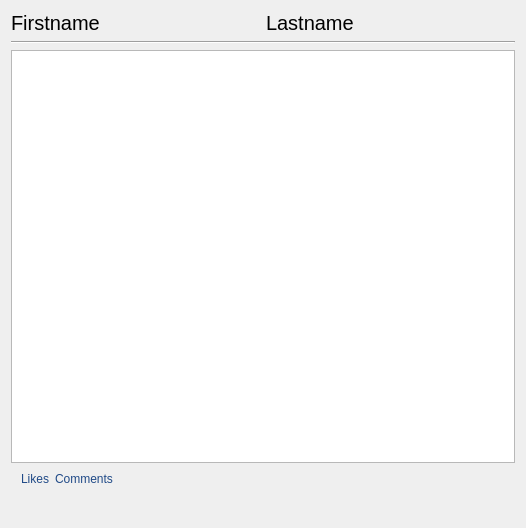
<?xml version="1.0" encoding="UTF-8"?>
<ui version="4.0">
 <class>post_component</class>
 <widget class="QWidget" name="post_component">
  <property name="geometry">
   <rect>
    <x>0</x>
    <y>0</y>
    <width>526</width>
    <height>528</height>
   </rect>
  </property>
  <property name="windowTitle">
   <string>Form</string>
  </property>
  <layout class="QVBoxLayout" name="verticalLayout">
   <item>
    <layout class="QHBoxLayout" name="horizontalLayout_3">
     <item>
      <widget class="QLabel" name="label_firstname">
       <property name="styleSheet">
        <string notr="true">font-size:15pt</string>
       </property>
       <property name="text">
        <string>Firstname</string>
       </property>
      </widget>
     </item>
     <item>
      <widget class="QLabel" name="label_lastname">
       <property name="styleSheet">
        <string notr="true">font-size:15pt</string>
       </property>
       <property name="text">
        <string>Lastname</string>
       </property>
      </widget>
     </item>
    </layout>
   </item>
   <item>
    <widget class="Line" name="line">
     <property name="orientation">
      <enum>Qt::Horizontal</enum>
     </property>
    </widget>
   </item>
   <item>
    <widget class="QPlainTextEdit" name="plainTextEdit">
     <property name="readOnly">
      <bool>true</bool>
     </property>
    </widget>
   </item>
   <item>
    <layout class="QHBoxLayout" name="horizontalLayout_2">
     <property name="leftMargin">
      <number>10</number>
     </property>
     <property name="rightMargin">
      <number>10</number>
     </property>
     <item>
      <widget class="QLabel" name="likes_label">
       <property name="styleSheet">
        <string notr="true">color:rgb(32, 74, 135)
</string>
       </property>
       <property name="text">
        <string>Likes</string>
       </property>
      </widget>
     </item>
     <item>
      <widget class="QLabel" name="comments_label">
       <property name="styleSheet">
        <string notr="true">color:rgb(32, 74, 135);
</string>
       </property>
       <property name="text">
        <string>Comments</string>
       </property>
      </widget>
     </item>
     <item>
      <spacer name="horizontalSpacer_2">
       <property name="orientation">
        <enum>Qt::Horizontal</enum>
       </property>
       <property name="sizeHint" stdset="0">
        <size>
         <width>40</width>
         <height>20</height>
        </size>
       </property>
      </spacer>
     </item>
    </layout>
   </item>
   <item>
    <layout class="QHBoxLayout" name="horizontalLayout">
     <item>
      <widget class="QPushButton" name="likeButton">
       <property name="text">
        <string/>
       </property>
       <property name="icon">
        <iconset resource="../resources/resources.qrc">
         <normaloff>:/images/like-empty.png</normaloff>:/images/like-empty.png</iconset>
       </property>
       <property name="iconSize">
        <size>
         <width>25</width>
         <height>25</height>
        </size>
       </property>
       <property name="flat">
        <bool>true</bool>
       </property>
      </widget>
     </item>
     <item>
      <widget class="QPushButton" name="commentButton">
       <property name="text">
        <string/>
       </property>
       <property name="icon">
        <iconset resource="../resources/resources.qrc">
         <normaloff>:/images/comment.png</normaloff>:/images/comment.png</iconset>
       </property>
       <property name="iconSize">
        <size>
         <width>25</width>
         <height>25</height>
        </size>
       </property>
       <property name="flat">
        <bool>true</bool>
       </property>
      </widget>
     </item>
     <item>
      <widget class="QPushButton" name="show_commentButton">
       <property name="styleSheet">
        <string notr="true"/>
       </property>
       <property name="text">
        <string/>
       </property>
       <property name="icon">
        <iconset resource="../resources/resources.qrc">
         <normaloff>:/images/eye.png</normaloff>:/images/eye.png</iconset>
       </property>
       <property name="iconSize">
        <size>
         <width>25</width>
         <height>24</height>
        </size>
       </property>
       <property name="flat">
        <bool>true</bool>
       </property>
      </widget>
     </item>
     <item>
      <spacer name="horizontalSpacer">
       <property name="orientation">
        <enum>Qt::Horizontal</enum>
       </property>
       <property name="sizeHint" stdset="0">
        <size>
         <width>40</width>
         <height>20</height>
        </size>
       </property>
      </spacer>
     </item>
    </layout>
   </item>
  </layout>
 </widget>
 <resources>
  <include location="../resources/resources.qrc"/>
 </resources>
 <connections/>
</ui>
